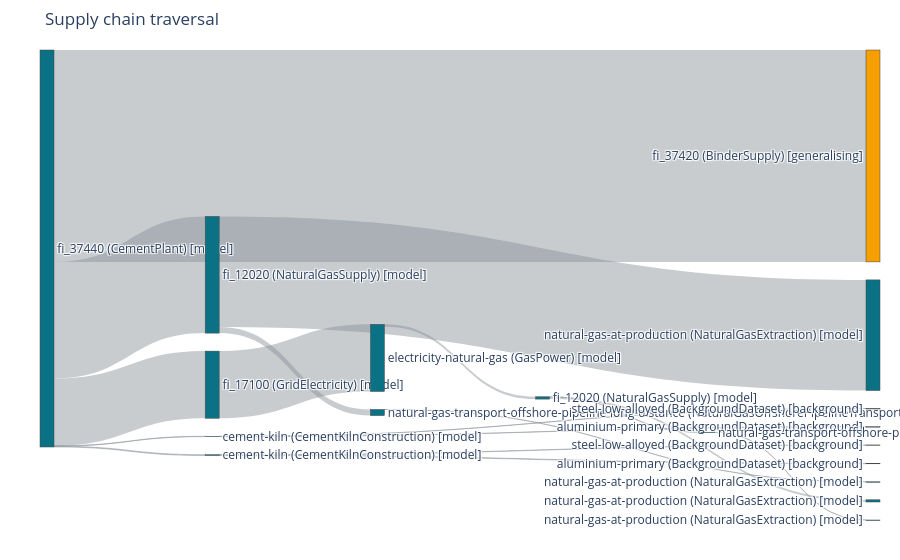

Write notebook code for a chart like this one.
### Markdown cell above
Every concession is deliberate, ordered by the practitioner, and written down.

### Code cell
from trailrunner import viz
from trailrunner.assessment import Method, assess

# IPCC AR6 GWP100, stated here rather than read from a background database:
# the mapping from a gas to its warming potential is a fact about the gas.
GWP100 = Method(
    rows=[
        {"flow_iri": "https://vocab.sentier.dev/flows/co2-fossil", "flow_unit": "kg",
         "location": "GLO", "cf": 1.0},
        {"flow_iri": "https://vocab.sentier.dev/flows/ch4-fossil", "flow_unit": "kg",
         "location": "GLO", "cf": 29.8},
        {"flow_iri": "https://vocab.sentier.dev/flows/n2o", "flow_unit": "kg",
         "location": "GLO", "cf": 273.0},
    ],
    unit="kg CO2-eq",
    name="IPCC AR6 GWP100",
    hierarchy=HIERARCHY,
)

assessment = assess(report, GWP100)
sankey_figure = viz.sankey(report, assessment=assessment)
sankey_figure

### Figure 1 — Plotly figure (JSON) as saved in the notebook; plotly's stock layout.template omitted (floating-point values rounded to 4 significant figures)
{"data": [{"link": {"color": "rgba(134,142,150,0.45)", "source": [0, 0, 0, 0, 0, 1, 1, 3, 4, 4, 5, 5, 7, 8, 14, 14, 16], "target": [1, 2, 3, 4, 5, 6, 7, 8, 9, 10, 11, 12, 13, 14, 15, 16, 17], "value": [4.957, 9.0, 2.851, 0.01805, 0.03611, 4.698, 0.2592, 2.851, 0.00756, 0.01049, 0.01512, 0.02099, 0.0008926, 0.09845, 0.0933, 0.005149, 1.773e-05]}, "node": {"color": ["#0b7285", "#0b7285", "#f59f00", "#0b7285", "#0b7285", "#0b7285", "#0b7285", "#0b7285", "#0b7285", "#868e96", "#868e96", "#868e96", "#868e96", "#0b7285", "#0b7285", "#0b7285", "#0b7285", "#0b7285"], "label": ["fi_37440 (CementPlant) [model]", "fi_12020 (NaturalGasSupply) [model]", "fi_37420 (BinderSupply) [generalising]", "fi_17100 (GridElectricity) [model]", "cement-kiln (CementKilnConstruction) [model]", "cement-kiln (CementKilnConstruction) [model]", "natural-gas-at-production (NaturalGasExtraction) [model]", "natural-gas-transport-offshore-pipeline-long-distance (NaturalGasOffshorePipelineTransport) [model]", "electricity-natural-gas (GasPower) [model]", "steel-low-alloyed (BackgroundDataset) [background]", "aluminium-primary (BackgroundDataset) [background]", "steel-low-alloyed (BackgroundDataset) [background]", "aluminium-primary (BackgroundDataset) [background]", "natural-gas-at-production (NaturalGasExtraction) [model]", "fi_12020 (NaturalGasSupply) [model]", "natural-gas-at-production (NaturalGasExtraction) [model]", "natural-gas-transport-offshore-pipeline-long-distance (NaturalGasOffshorePipelineTransport) [model]", "natural-gas-at-production (NaturalGasExtraction) [model]"], "pad": 18, "thickness": 14}, "type": "sankey"}], "layout": {"margin": {"b": 40, "l": 40, "r": 20, "t": 50}, "paper_bgcolor": "rgba(0,0,0,0)", "plot_bgcolor": "rgba(0,0,0,0)", "title": {"text": "Supply chain traversal"}}}
